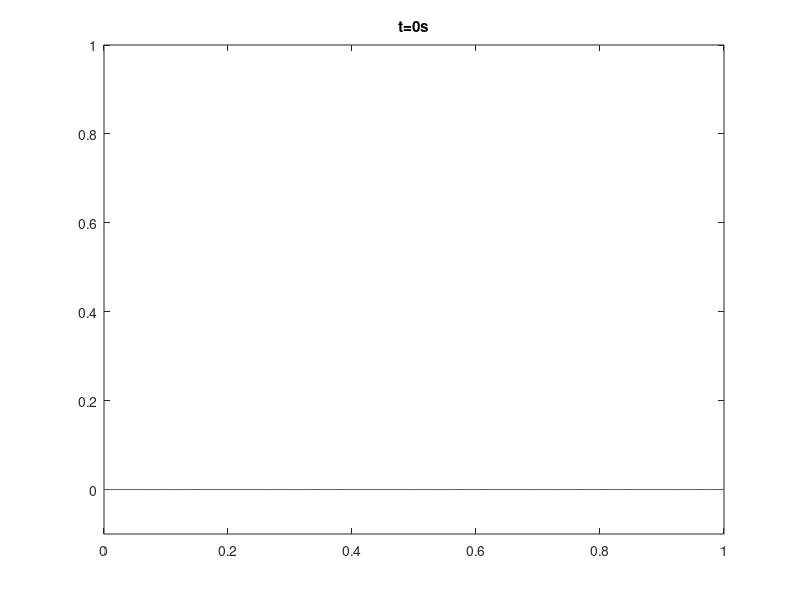

The MATLAB source for this figure: (Note: this script raises an error after producing the figure.)
xRange = [0 1]; % defines the range of x's we look for solution over
Nxs = 100; % defines the number of points to discretize range into
h = (xRange(2)-xRange(1))/Nxs; % the space step is given by range/N
xArray = linspace(xRange(1),xRange(2),Nxs);

tRange = [0 0.4]; % defines the time range we look for solution over
Nts = 500000; % number of times to calculate T at (number of time steps)
k = (tRange(2)-tRange(1))/Nts;

T = zeros(Nxs, Nts); % create grid with t going along columns, x going down rows

%%%% INITIAL CONDITIONS:
% Top hat function centered on x=1/2
% T(Nxs/4:3*Nxs/4,1) = 2;
% RHS at T = 2, LHS at T = 0:
% T(1, 1) = 0;
% T(end, 1) = 0;

% A is the matrix for calculating column vectors of T at next time step
diagonals = zeros(Nxs, 3);
diagonals(:, [1 3]) = k/h^2;
diagonals(:, 2) = 1-2*k/h^2;
A = spdiags(diagonals, -1:1, Nxs, Nxs);
plot(xArray, T(:,1))
xlim([0 1]);
ylim([-0.1 1]);
title('t=0s')

for n = 2:Nts
    %%%% DIFFERENT BOUNDARY CONDITIONS %%%%%
    T(:, n-1) = heatBoundaryConditions(T(:,n-1), 2, 0, n*(k-1));
    
    T(:,n) = A * T(:,n-1);
    if mod(n, 4000) == 0
        plot(xArray, T(:,n), 'lineWidth', 3)
        xlabel('x');
        ylabel('T');
        xlim([-0.1, 1.1]);
        ylim([-0.1, 2.1]);
        title(strcat('t = ', string(n*k), 's'))
        drawnow;
%         pause(0.05);
    end
end 
